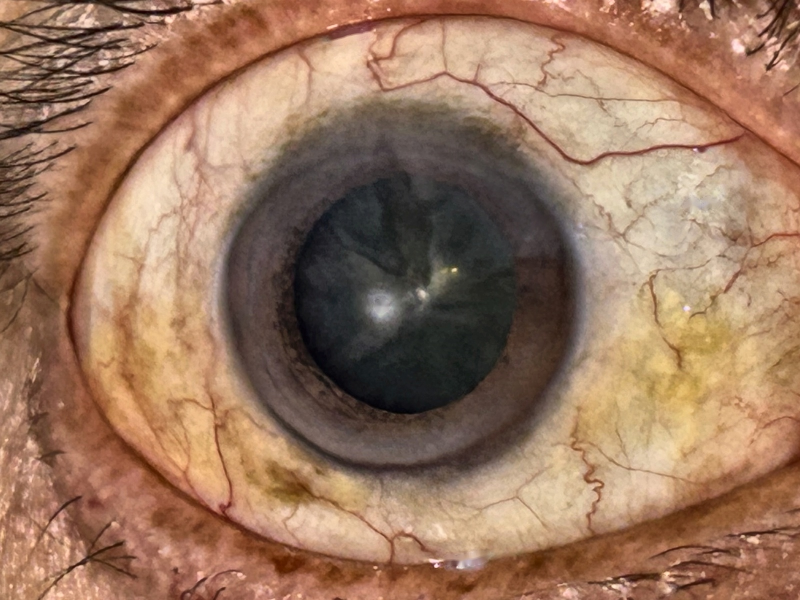
#> input picture output/robust_preprocess/preop/3_preop_cropped.jpg, 1600 x 1200 px (shown at 1/2 size)
$ python -i preprocess_robust.py   (imports and definitions only)   (older library calls are emulated)
#> lines starting #> are read from the running program, lines starting #| are printed output that depends on the picture
#> further down, picture is the input picture: shape (1200, 1600, 3); mean B, G, R 94.4, 118.3, 153.8
"""
Robust Preprocessing Pipeline for Eye Image Feature Matching
=============================================================

This module provides preprocessing for preoperative and intraoperative eye images
to enable accurate feature matching (SuperPoint, SIFT, ORB) for:
- Rotation angle computation
- Scale factor estimation
- Toric lens axis alignment

Key Design Principles:
----------------------
1. PRESERVE FEATURES: Minimal texture distortion for reliable matching
2. NORMALIZE APPEARANCE: Handle different cameras, lighting, glare
3. HANDLE ARTIFACTS: Surgical instruments, fluids, reflections
4. QUALITY ASSESSMENT: Detect blur, occlusions, poor images

Pipeline Steps:
---------------
1. Limbus Detection (YOLO) → Center, radius extraction
2. Scale Normalization → Both images to same limbus radius
3. Glare Detection & Inpainting → Remove specular reflections
4. Conservative Enhancement → CLAHE in LAB space (preserve texture)
5. Histogram Matching → Match intraop to preop appearance
6. Artifact Detection → Mask surgical instruments/fluids
7. Quality Assessment → Blur, occlusion, feature density scoring
8. Ring Mask Generation → Focus on limbus region for matching

Author: Preprocessing for Toric Lens Surgery
"""

import os
import cv2
import numpy as np
from pathlib import Path
from dataclasses import dataclass, field
from typing import Tuple, Optional, Dict, List, Any

# Matplotlib visualization disabled - no windows will open
# import matplotlib
# matplotlib.use('Agg')  # Non-interactive backend (no GUI, no windows)
# import matplotlib.pyplot as plt
plt = None  # Placeholder to avoid import errors
from enum import Enum
import time
import sys
from datetime import datetime


# ==============================================================================
# LOGGING UTILITY
# ==============================================================================

class Logger:
    """
    Logger that captures all print statements and saves them to a file.
    Can be used as a context manager or as a global logger.
    """
    _instance = None
    _log_file = None
    _log_file_handle = None
    _original_stdout = None
    _enabled = False

    # [58 lines left out: functions __new__, start_logging, stop_logging, not called in this run]

    def __enter__(self):
        return self

    def __exit__(self, exc_type, exc_val, exc_tb):
        self.stop_logging()

    # [4 lines left out: function get_logger, not called in this run]


# ==============================================================================
# CONFIGURATION
# ==============================================================================

class Config:
    """Central configuration for preprocessing parameters"""

    # Scale normalization
    STANDARD_RADIUS = 400  # Normalized limbus radius in pixels

    # Cropping ratios (relative to limbus radius)
    INNER_EXCLUDE_RATIO = 0.8   # Inner circle exclusion (0.7 = include from 70% of limbus radius inward)
    OUTER_INCLUDE_RATIO = 1.3  # Outer circle boundary
    CROP_WIDTH_RATIO = 4.0       # Crop width = ratio * radius
    CROP_HEIGHT_RATIO = 3.0      # Crop height = ratio * radius

    # Glare detection
    GLARE_INTENSITY_THRESHOLD = 235  # High intensity = glare
    GLARE_KERNEL_SIZE = 5
    GLARE_DILATE_ITERATIONS = 2
    GLARE_INPAINT_RADIUS = 5

    # Conservative CLAHE (feature-preserving)
    CLAHE_CLIP_LIMIT = 1.5       # 1.2-2.0 (lower = safer)
    CLAHE_TILE_GRID = (16, 16)   # Larger = more global/conservative

    # Blur detection
    BLUR_LAPLACIAN_THRESHOLD = 100  # Below this = blurry

    # Artifact detection (surgical instruments)
    ARTIFACT_DARK_THRESHOLD = 30    # Very dark = instrument
    ARTIFACT_MIN_AREA = 500         # Minimum artifact size

    # Feature preservation
    BILATERAL_D = 5                 # Bilateral filter diameter
    BILATERAL_SIGMA_COLOR = 50      # Color sigma (higher = more smoothing)
    BILATERAL_SIGMA_SPACE = 50      # Space sigma

    # Quality thresholds
    MIN_ACCEPTABLE_BLUR_SCORE = 50
    MAX_ACCEPTABLE_GLARE_PERCENT = 15
    MAX_ACCEPTABLE_ARTIFACT_PERCENT = 20

    # Eyelid / eyelash trimming (vertical crop around limbus)
    # Keep only a horizontal band around limbus center:
    #   [center_y - upper_ratio*radius, center_y + lower_ratio*radius]
    EYELID_TRIM_UPPER_RATIO = 0.1   # Cut more above limbus (smaller value = more cut)
    EYELID_TRIM_LOWER_RATIO = 1.0   # Cut less below limbus (larger value = keep more)


class ImageType(Enum):
    """Image type enumeration"""
    PREOP = "preop"
    INTRAOP = "intraop"


# ==============================================================================
# DATA STRUCTURES
# ==============================================================================

@dataclass
class LimbusInfo:
    """Limbus detection results"""
    center: Tuple[int, int]          # (x, y) center coordinates
    radius: int                       # Radius in pixels
    bbox: Tuple[int, int, int, int]  # (x_min, y_min, x_max, y_max)
    confidence: float = 1.0           # Detection confidence


@dataclass
class QualityMetrics:
    """Image quality assessment metrics"""
    blur_score: float           # Laplacian variance (higher = sharper)
    glare_percentage: float     # Percentage of glare pixels
    artifact_percentage: float  # Percentage of artifact pixels
    mean_intensity: float       # Average brightness
    std_intensity: float        # Intensity standard deviation
    is_acceptable: bool = True  # Overall quality flag
    issues: List[str] = field(default_factory=list)


@dataclass
class PreprocessResult:
    """Complete preprocessing result"""
    original_image: np.ndarray
    processed_image: np.ndarray
    limbus_info: LimbusInfo
    scale_factor: float
    quality_metrics: QualityMetrics
    glare_mask: np.ndarray
    artifact_mask: np.ndarray
    ring_mask: np.ndarray
    metadata: Dict[str, Any] = field(default_factory=dict)


# ==============================================================================
# YOLO MODEL LOADING
# ==============================================================================

# [287 lines left out: functions load_yolo_model, detect_limbus, detect_limbus_from_path, normalize_scale, crop_around_limbus, detect_glare and 2 more, not called in this run]


# ==============================================================================
# CONSERVATIVE IMAGE ENHANCEMENT (FEATURE PRESERVING)
# ==============================================================================

def enhance_conservative(image: np.ndarray,
                         clip_limit: float = Config.CLAHE_CLIP_LIMIT,
                         tile_grid: Tuple[int, int] = Config.CLAHE_TILE_GRID
                         ) -> Tuple[np.ndarray, Dict[str, float]]:
    """
    Conservative CLAHE enhancement in LAB color space.

    CRITICAL FOR FEATURE MATCHING:
    - Only enhances luminance (L channel)
    - Preserves color/texture structure
    - Low clip limit prevents over-enhancement
    - Large tile grid provides smooth enhancement

    Args:
        image: Input BGR image
        clip_limit: CLAHE clip limit (1.2-2.0 recommended)
        tile_grid: CLAHE tile grid size (larger = more conservative)

    Returns:
        (enhanced_image, stats_dict)
    """
#> called with clip_limit = 1.5, tile_grid = (16, 16)
    # Convert to LAB
    lab = cv2.cvtColor(image, cv2.COLOR_BGR2LAB)
#> lab: shape (1200, 1600, 3); mean of channels 0, 1, 2 132.6, 138.8, 146.4
    l, a, b = cv2.split(lab)
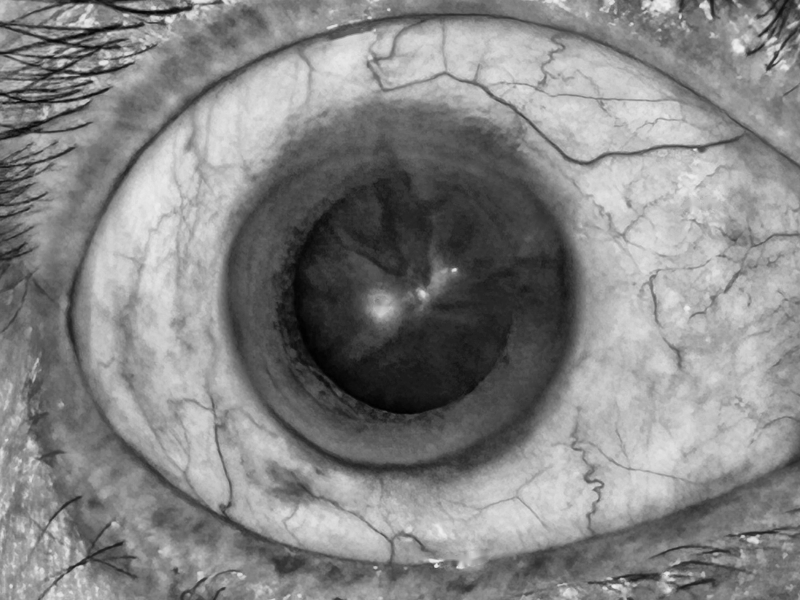
#> l: shape (1200, 1600) (shown at 1/2 size); min 0, max 242, mean 132.6
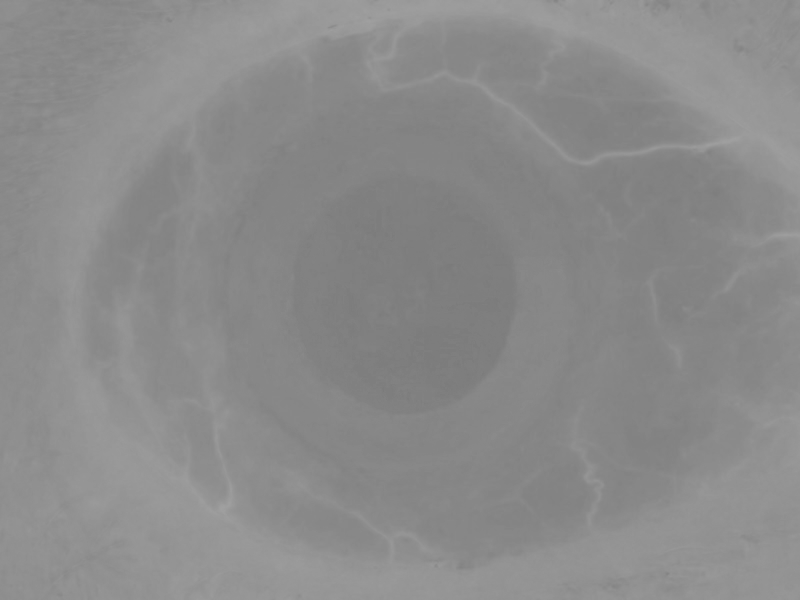
#> a: shape (1200, 1600) (shown at 1/2 size); min 121, max 161, mean 138.8
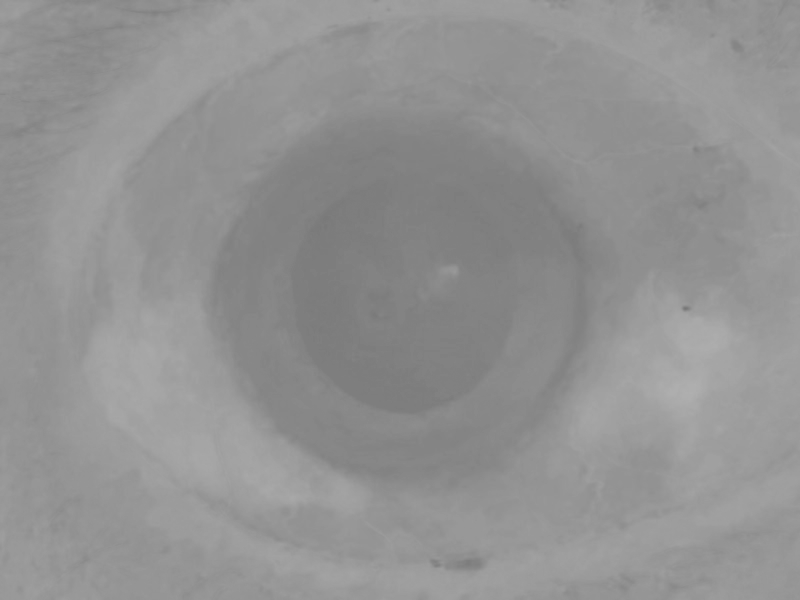
#> b: shape (1200, 1600) (shown at 1/2 size); min 118, max 176, mean 146.4

    # Apply CLAHE to L channel only
    clahe = cv2.createCLAHE(clipLimit=clip_limit, tileGridSize=tile_grid)
    l_enhanced = clahe.apply(l)
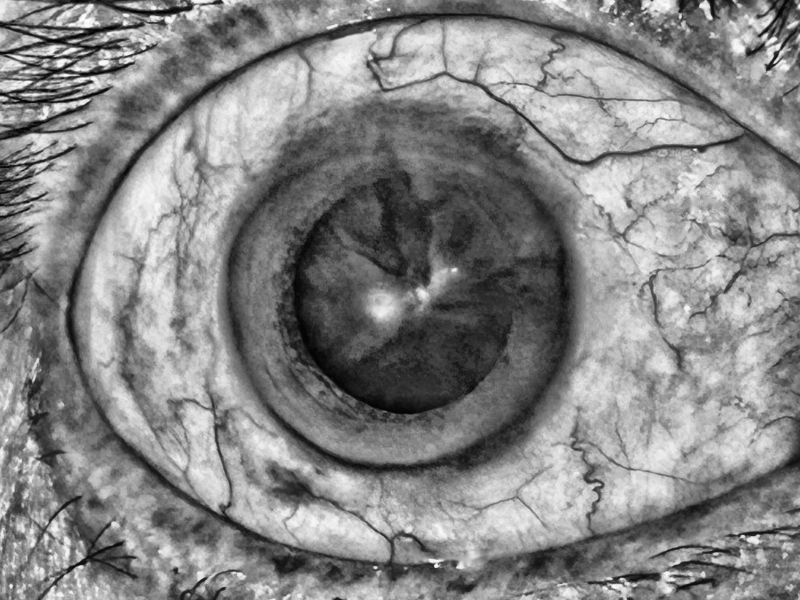
#> l_enhanced: shape (1200, 1600) (shown at 1/2 size); min 1, max 253, mean 133.3

    # Merge and convert back
    lab_enhanced = cv2.merge([l_enhanced, a, b])
#> lab_enhanced: shape (1200, 1600, 3); mean of channels 0, 1, 2 133.3, 138.8, 146.4
    enhanced = cv2.cvtColor(lab_enhanced, cv2.COLOR_LAB2BGR)
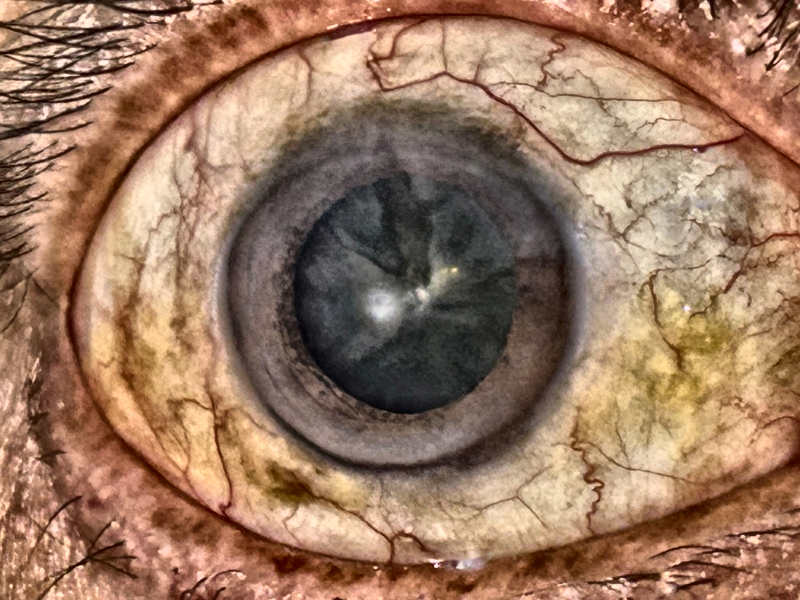
#> enhanced: shape (1200, 1600, 3) (shown at 1/2 size); mean B, G, R 95.6, 119.3, 154.3

    # Calculate change statistics
    gray_orig = cv2.cvtColor(image, cv2.COLOR_BGR2GRAY)
    gray_enh = cv2.cvtColor(enhanced, cv2.COLOR_BGR2GRAY)

    diff = cv2.absdiff(gray_orig, gray_enh)
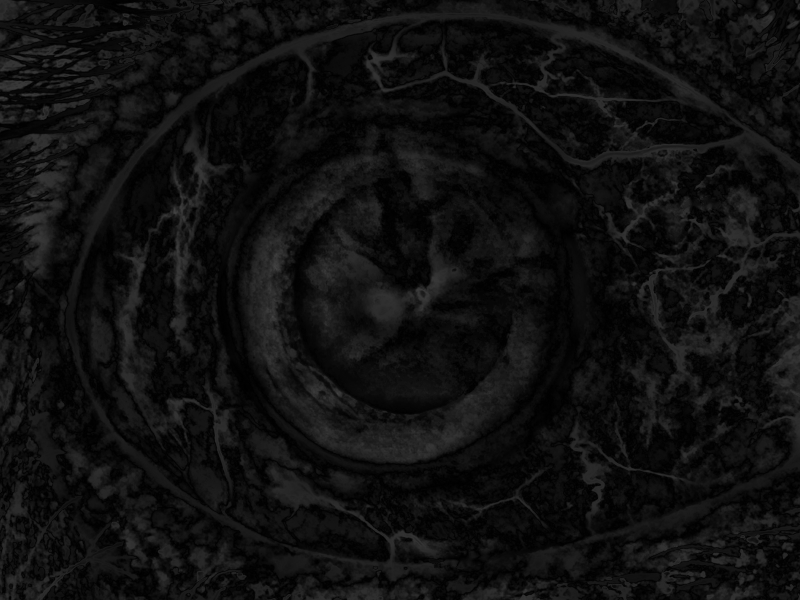
#> diff: shape (1200, 1600) (shown at 1/2 size); min 0, max 70, mean 15.4

    stats = {
        'mean_change': float(np.mean(diff)),
        'max_change': float(np.max(diff)),
        'contrast_ratio': float(np.std(gray_enh) / (np.std(gray_orig) + 1e-6)),
        'original_std': float(np.std(gray_orig)),
        'enhanced_std': float(np.std(gray_enh))
    }
#> stats = {'mean_change': 15.44, 'max_change': 70, 'contrast_ratio': 1.06, 'original_std': 52.2, 'enhanced_std': 55.1}

    # Warning for aggressive enhancement
    if stats['mean_change'] > 20:
        print(f"[WARN] Enhancement may affect features (mean change: {stats['mean_change']:.1f})")

    return enhanced, stats


# [762 lines left out: functions apply_bilateral_filter, match_histograms, _match_histogram_channel, detect_artifacts, detect_fluid_regions, assess_blur and 10 more, not called in this run]


# ==============================================================================
# MAIN
# ==============================================================================

# [83 lines not run here, left out]

>>> import cv2
>>> picture = cv2.imread('output/robust_preprocess/preop/3_preop_cropped.jpg')
>>> result = enhance_conservative(picture)
